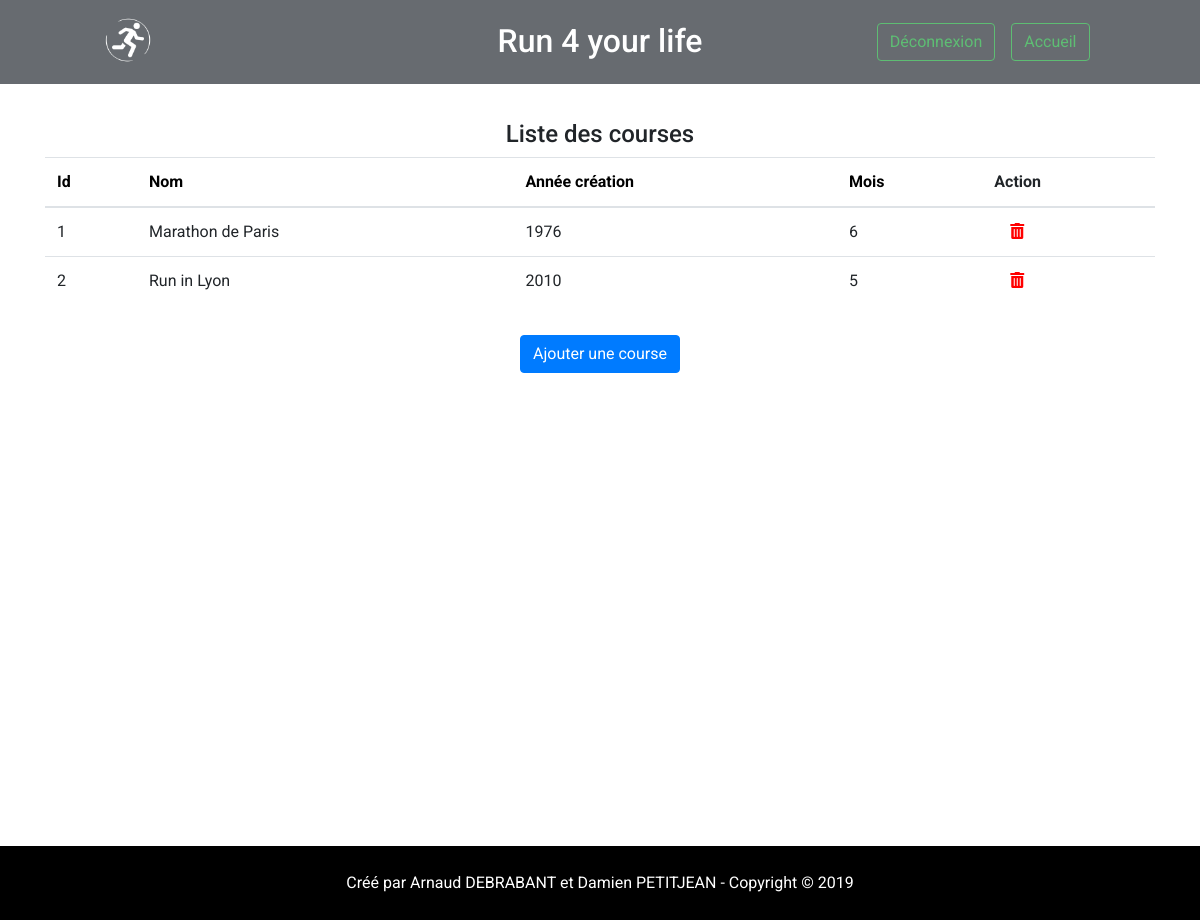
/courses.php (signed in), run on the app's committed database.
### tables this page shows
CREATE TABLE course(
    id_course      Int  AUTO_INCREMENT  NOT NULL,
    nom            Varchar (100) NOT NULL,
    annee_creation Int NOT NULL,
    mois           Int NOT NULL,
	PRIMARY KEY (id_course)
);

### courses.php (the view, shortened to what this page needs)
<?php
    include "includes/header.php";
    if (mysqli_connect_errno())
        printf("Échec de la connexion : %s", mysqli_connect_error());
    else {
        mysqli_set_charset($connexion, 'utf8');
        if(!empty($_GET['order']) && ($_GET['orderSec'] == $_GET['order']))
        {
            $order = mysqli_real_escape_string($connexion, $_GET['order']);
            $orderSec = $_GET['orderSec'];
            $sensGet = mysqli_real_escape_string($connexion, $_GET['sens']);
            $requete = "SELECT * FROM course ORDER BY " . $order . " " . $sensGet;
            if($sensGet == "DESC" && $_GET['clic'])
            {
                $sens = "ASC";
            }else if($_GET['clic']){
                $sens = "DESC";
            }else{
                $sens = $sensGet;
            }
        }else{
            $requete = "SELECT * FROM course";
            $order = "";
            $orderSec = "";
            $sensGet = "";
            $sens = "ASC";
        }
        $resultat = mysqli_query($connexion, $requete);
        if ($resultat == FALSE)
            print "<script>alert('Échec de la requête de récupération des courses')</script>";
        else {
            print "<section class='listeCourses'>
                    <h2 class='tabeLabel' >Liste des courses</h2>
                    <div class='container'>
                        <table class='table'>
                            <thead>
                                <tr>
                                    <th id='id_courseCol' scope='col'><a href='?order=id_course&orderSec=$order&sens=$sens&clic=1'>Id</a></th>
                                    <th id='nomCol' scope='col'><a href='?order=nom&orderSec=$order&sens=$sens&clic=1'>Nom</a></th>
                                    <th id='annee_creationCol' scope='col'><a href='?order=annee_creation&orderSec=$order&sens=$sens&clic=1'>Année création</a></th>
                                    <th id='moisCol' scope='col'><a href='?order=mois&orderSec=$order&sens=$sens&clic=1'>Mois</a></th>
                                    <th scope='col'>Action</th>
                                </tr>
                            </thead>
                            <tbody>";
            while ($nuplet = mysqli_fetch_assoc($resultat)) {
                $id_course = $nuplet['id_course'];
                $nom = $nuplet['nom'];
                $annee_crea = $nuplet['annee_creation'];
                $mois = $nuplet['mois'];
                print "<tr class='ligneTabClic'>
                            <td onclick=\"location.href='editions.php?idcourse=$id_course'\">$id_course</td>
                            <td onclick=\"location.href='editions.php?idcourse=$id_course'\">$nom</td>
                            <td onclick=\"location.href='editions.php?idcourse=$id_course'\">$annee_crea</td>
                            <td onclick=\"location.href='editions.php?idcourse=$id_course'\">$mois</td>
                            <td class='delete'>
                                <form method='GET' action='courses.php' Onsubmit='return attention();'>
                                    <input name='delete_course' type='hidden' value='$id_course'>
                                    <input name='order' type='hidden' value='$order'>
                                    <input name='orderSec' type='hidden' value='$orderSec'>
                                    <input name='sens' type='hidden' value='$sensGet'>
                                    <input name='clic' type='hidden' value='0'>
                                    <button class='btnDeleteAdherent' type='submit'>
                                        <i class='fas fa-trash-alt'></i>
                                    </button>
                                </form>
                            </td>
                        </tr>";
            }
            print "     </tbody>
                    </table>
                </div>
            </section>";
        }
    }
?>
<div class="container">
    <div class='row mb-4'>
        <button type="button" class="btn btn-primary mx-auto" data-toggle="modal" data-target="#modalAjoutCourse">
            Ajouter une course
        </button>
    </div>
</div>
<?php include "includes/footer.php"; ?>

### style.css (style rules this page uses)
* { -moz-box-sizing: border-box; box-sizing: border-box; }
html { height: 100%; }
.tabeLabel { text-align: center; font-size: 24px; }
.ligneTabClic { cursor: pointer; }
.delete { padding-left: 28px !important; }
.delete i { color: red; }
.btnDeleteAdherent { background: none; border: none; padding: 0; }
.listeCourses { margin-bottom: 30px; }
.listeCourses th a { color: black; }

### data on the page
course: id_course "1", nom "Marathon de Paris", annee_creation "1976", mois "6"
course: id_course "2", nom "Run in Lyon", annee_creation "2010", mois "5"
